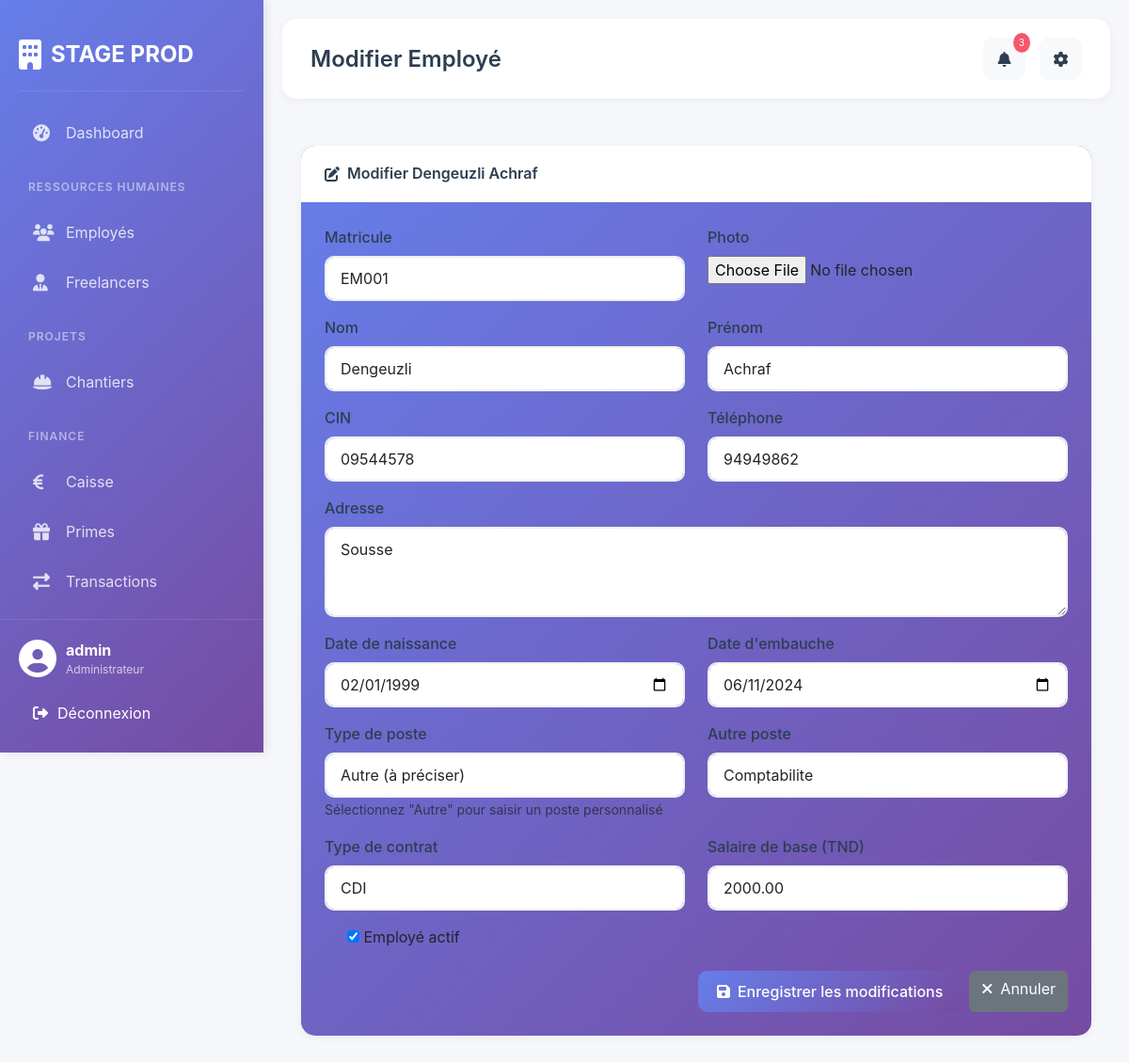
Page /employes/1/modifier/ (signed in) on the committed database.
### gestion/models.py (models this page shows, shortened)
class Employe(models.Model):
    TYPE_CONTRAT_CHOICES = [
        ('CDI', 'CDI'),
        ('CDD', 'CDD'),
        ('INTERIM', 'Intérim'),
        ('STAGE', 'Stage'),
    ]
    POSTE_CHOICES = [
        ('TECHNICIEN', 'Technicien'),
        ('AUTRE', 'Autre (à préciser)'),
    ]
    matricule = models.CharField(max_length=20, unique=True)
    nom = models.CharField(max_length=100)
    prenom = models.CharField(max_length=100)
    cin = models.CharField(max_length=20, unique=True)
    adresse = models.TextField()
    telephone = models.CharField(max_length=20)
    date_naissance = models.DateField()
    date_embauche = models.DateField()
    poste_choice = models.CharField(
        max_length=20,
        choices=POSTE_CHOICES,
        default='TECHNICIEN',
        verbose_name="Type de poste"
    )
    poste_autre = models.CharField(
        max_length=100,
        blank=True,
        null=True,
        verbose_name="Autre poste (précisez)"
    )
    type_contrat = models.CharField(max_length=20, choices=TYPE_CONTRAT_CHOICES)
    salaire_base = models.DecimalField(max_digits=10, decimal_places=2)
    actif = models.BooleanField(default=True)
    photo = models.ImageField(upload_to='employes/', blank=True, null=True)

### gestion/views.py (the view)
# urls.py: path('employes/<int:pk>/modifier/', views.modifier_employe, name='modifier_employe'),
@login_required
def modifier_employe(request, pk):
    employe = get_object_or_404(Employe, pk=pk)
    if request.method == 'POST':
        form = EmployeForm(request.POST, request.FILES, instance=employe)
        if form.is_valid():
            form.save()
            messages.success(request, f'Employé {employe.nom} {employe.prenom} modifié avec succès!')
            return redirect('detail_employe', pk=employe.pk)
        else:
            messages.error(request, 'Veuillez corriger les erreurs ci-dessous.')
    else:
        form = EmployeForm(instance=employe)
        print("=== DEBUG MODIFICATION ===")
        print(f"Employé: {employe.nom} {employe.prenom}")
        print(f"Date naissance: {employe.date_naissance}")
        print(f"Date embauche: {employe.date_embauche}")
        print(f"Valeur initiale date naissance: {form.initial.get('date_naissance')}")
        print(f"Valeur initiale date embauche: {form.initial.get('date_embauche')}")
    return render(request, 'employees/modifier_employe.html', {
        'form': form,
        'employe': employe
    })

### templates/employees/modifier_employe.html (shortened to what this page needs)
{% extends 'base.html' %}
{% load static %}
{% block page_title %}Modifier Employé{% endblock %}
{% block content %}
<div class="card" style="background: linear-gradient(135deg, #667eea 0%, #764ba2 100%);">
    <div class="card-header text-white">
        <h5 class="mb-0"><i class="fas fa-edit me-2"></i>Modifier {{ form.instance.nom }} {{ form.instance.prenom }}</h5>
    </div>
    <div class="card-body">
        <form method="post" enctype="multipart/form-data" id="employeForm">
            <div class="row">
                <div class="col-md-6 mb-3">
                    <label class="form-label">Matricule</label>
                    {{ form.matricule }}
                </div>
                <div class="col-md-6 mb-3">
                    <label class="form-label">Photo</label>
                    {{ form.photo }}
                </div>
            </div>
            <div class="row">
                <div class="col-md-6 mb-3">
                    <label class="form-label">Nom</label>
                    {{ form.nom }}
                </div>
                <div class="col-md-6 mb-3">
                    <label class="form-label">Prénom</label>
                    {{ form.prenom }}
                </div>
            </div>
            <div class="row">
                <div class="col-md-6 mb-3">
                    <label class="form-label">CIN</label>
                    {{ form.cin }}
                </div>
                <div class="col-md-6 mb-3">
                    <label class="form-label">Téléphone</label>
                    {{ form.telephone }}
                </div>
            </div>
            <div class="mb-3">
                <label class="form-label">Adresse</label>
                {{ form.adresse }}
            </div>
            <div class="row">
                <div class="col-md-6 mb-3">
                    <label class="form-label">Date de naissance</label>
                    <input type="date" name="date_naissance"
                           value="{{ form.date_naissance.value|date:'Y-m-d' }}"
                           class="form-control"
                           id="id_date_naissance"
                           required>
                </div>
                <div class="col-md-6 mb-3">
                    <label class="form-label">Date d'embauche</label>
                    <input type="date" name="date_embauche"
                           value="{{ form.date_embauche.value|date:'Y-m-d' }}"
                           class="form-control"
                           id="id_date_embauche"
                           required>
                </div>
            </div>
            <div class="row">
                <div class="col-md-6 mb-3">
                    <label class="form-label">Type de poste</label>
                    {{ form.poste_choice }}
                    <small class="text-muted">Sélectionnez "Autre" pour saisir un poste personnalisé</small>
                </div>
                <div class="col-md-6 mb-3" id="autre_poste_container"
                     {% if form.instance.poste_choice != 'AUTRE' %}style="display: none;"{% endif %}>
                    <label class="form-label">Autre poste</label>
                    {{ form.poste_autre }}
                </div>
            </div>
            <div class="row">
                <div class="col-md-6 mb-3">
                    <label class="form-label">Type de contrat</label>
                    {{ form.type_contrat }}
                </div>
                <div class="col-md-6 mb-3">
                    <label class="form-label">Salaire de base (TND)</label>
                    {{ form.salaire_base }}
                </div>
            </div>
            <div class="mb-3 form-check">
                {{ form.actif }}
                <label class="form-check-label">Employé actif</label>
            </div>
            <div class="mt-4 d-flex justify-content-end gap-2">
                <button type="submit" class="btn btn-primary">
                    <i class="fas fa-save me-2"></i>Enregistrer les modifications
                </button>
                <a href="{% url 'detail_employe' form.instance.pk %}" class="btn btn-secondary">
                    <i class="fas fa-times me-2"></i>Annuler
                </a>
            </div>
        </form>
    </div>
</div>
{% endblock %}

### templates/base.html (shortened to what this page needs)
<!doctype html>
<html lang="fr">
  <head>
    <link
      href="https://cdn.jsdelivr.net/npm/bootstrap@5.3.0/dist/css/bootstrap.min.css"
      rel="stylesheet"
    />
    <link
      rel="stylesheet"
      href="https://cdnjs.cloudflare.com/ajax/libs/font-awesome/6.4.0/css/all.min.css"
    />
    {% load static %}
    <link rel="stylesheet" href="{% static 'css/style.css' %}" />
  </head>
  <body>
    <div class="sidebar">
      <div class="sidebar-brand">
        <i class="fas fa-building"></i>
        <span>STAGE PROD</span>
      </div>
      <div class="sidebar-menu">
        <div
          class="menu-item {% if request.resolver_match.url_name == 'dashboard' %}active{% endif %}"
        >
          <a href="{% url 'dashboard' %}">
            <i class="fas fa-tachometer-alt"></i>
            <span>Dashboard</span>
          </a>
        </div>
        <div class="menu-divider">Ressources Humaines</div>
        <div class="menu-item">
          <a href="{% url 'liste_employes' %}">
            <i class="fas fa-users"></i>
            <span>Employés</span>
          </a>
        </div>
        <div class="menu-item">
          <a href="{% url 'liste_freelancers' %}">
            <i class="fas fa-user-tie"></i>
            <span>Freelancers</span>
          </a>
        </div>
        <div class="menu-divider">Projets</div>
        <div class="menu-item">
          <a href="{% url 'liste_chantiers' %}">
            <i class="fas fa-hard-hat"></i>
            <span>Chantiers</span>
          </a>
        </div>
        <div class="menu-divider">Finance</div>
        <div class="menu-item">
          <a href="{% url 'finance_dashboard' %}">
            <i class="fas fa-euro-sign"></i>
            <span>Caisse</span>
          </a>
        </div>
        <div class="menu-item">
          <a href="{% url 'liste_primes' %}">
            <i class="fas fa-gift"></i>
            <span>Primes</span>
          </a>
        </div>
        <div class="menu-item">
          <a href="{% url 'liste_transactions' %}">
            <i class="fas fa-exchange-alt"></i>
            <span>Transactions</span>
          </a>
        </div>
      </div>
      <div class="sidebar-footer">
        <div class="user-info">
          <i class="fas fa-user-circle"></i>
          <div>
            <strong>{{ user.username }}</strong>
            <small>Administrateur</small>
          </div>
        </div>
        <form method="post" action="{% url 'logout' %}" style="display: inline">
          <button
            type="submit"
            class="logout-btn"
            style="
              border: none;
              background: none;
              width: 100%;
              text-align: left;
            "
          >
            <i class="fas fa-sign-out-alt"></i>
            Déconnexion
          </button>
        </form>
      </div>
    </div>
    <div class="main-content">
      <div class="top-header">
        <div class="header-title">
          {% block page_title %}Dashboard{% endblock %}
        </div>
        <div class="header-actions">
          <button class="btn btn-light position-relative">
            <i class="fas fa-bell"></i>
            <span class="notification-badge">3</span>
          </button>
          <button class="btn btn-light">
            <i class="fas fa-cog"></i>
          </button>
        </div>
      </div>
      <div class="content">{% block content %}{% endblock %}</div>
    </div>
  </body>
</html>

### static/css/style.css (style rules this page uses)
:root { --primary-color: #667eea; --secondary-color: #764ba2; --success-color: #43e97b; --danger-color: #f5576c; --warning-color: #ff9a44; --info-color: #4facfe; --dark: #2c3e50; --light: #f8f9fa; }
* { margin: 0; padding: 0; box-sizing: border-box; }
body { font-family: 'Inter', sans-serif; background: #f5f7fa; display: flex; min-height: 100vh; }
.sidebar { width: 280px; background: linear-gradient(135deg, #667eea 0%, #764ba2 100%); color: white; position: fixed; height: 100vh; left: 0; top: 0; overflow-y: auto; padding: 20px; box-shadow: 2px 0 10px rgba(0,0,0,0.1); z-index: 1000; }
.sidebar-brand { display: flex; align-items: center; gap: 10px; font-size: 24px; font-weight: 700; padding: 20px 0; border-bottom: 1px solid rgba(255,255,255,0.1); margin-bottom: 20px; }
.sidebar-brand i { font-size: 32px; }
.sidebar-menu { display: flex; flex-direction: column; gap: 5px; }
.menu-divider { font-size: 12px; text-transform: uppercase; letter-spacing: 1px; color: rgba(255,255,255,0.5); padding: 20px 10px 10px; font-weight: 600; }
.menu-item { border-radius: 10px; transition: all 0.3s; }
.menu-item a { display: flex; align-items: center; gap: 15px; padding: 12px 15px; color: rgba(255,255,255,0.8); text-decoration: none; transition: all 0.3s; }
.menu-item a i { width: 20px; font-size: 18px; }
.sidebar-footer { position: absolute; bottom: 0; left: 0; right: 0; padding: 20px; border-top: 1px solid rgba(255,255,255,0.1); }
.user-info { display: flex; align-items: center; gap: 10px; margin-bottom: 15px; }
.user-info i { font-size: 40px; }
.user-info div { display: flex; flex-direction: column; }
.user-info small { color: rgba(255,255,255,0.7); font-size: 12px; }
.logout-btn { display: flex; align-items: center; gap: 10px; padding: 10px 15px; background: rgba(255,255,255,0.1); border-radius: 8px; color: white; text-decoration: none; transition: all 0.3s; }
.main-content { flex: 1; margin-left: 280px; padding: 20px; }
.top-header { display: flex; justify-content: space-between; align-items: center; padding: 20px 30px; background: white; border-radius: 15px; margin-bottom: 30px; box-shadow: 0 2px 10px rgba(0,0,0,0.05); }
.header-title { font-size: 24px; font-weight: 600; color: var(--dark); }
.header-actions { display: flex; gap: 15px; }
.header-actions .btn { width: 45px; height: 45px; border-radius: 10px; display: flex; align-items: center; justify-content: center; background: #f8f9fa; border: none; color: var(--dark); position: relative; }
.notification-badge { position: absolute; top: -5px; right: -5px; background: var(--danger-color); color: white; font-size: 10px; padding: 3px 6px; border-radius: 50%; }
.content { padding: 20px; background: transparent; }
.card { background: white; border-radius: 15px; border: none; box-shadow: 0 2px 10px rgba(0,0,0,0.05); overflow: hidden; }
.card-header { background: white; border-bottom: 1px solid #f0f0f0; padding: 20px 25px; display: flex; justify-content: space-between; align-items: center; }
.card-header h5 { margin: 0; font-size: 16px; font-weight: 600; color: var(--dark); display: flex; align-items: center; }
.card-body { padding: 25px; }
.form-label { font-weight: 500; color: var(--dark); margin-bottom: 8px; }
.form-control, .form-select { border: 2px solid #f0f0f0; border-radius: 10px; padding: 10px 15px; transition: all 0.3s; }
.btn-primary { background: linear-gradient(135deg, #667eea 0%, #764ba2 100%); border: none; padding: 10px 20px; border-radius: 10px; font-weight: 500; transition: all 0.3s; }

### rows in the picture
Employe: instance.nom "Dengeuzli", instance.prenom "Achraf", matricule "EM001", nom "Dengeuzli", prenom "Achraf", cin "09544578", telephone "94949862", adresse "Sousse", date_naissance "02/01/1999", date_embauche "06/11/2024", poste_choice "Autre (à préciser)", poste_autre "Comptabilite", type_contrat "CDI", salaire_base "2000.00", actif "☑"

### other values in the picture
{{ user.username }} "admin"
